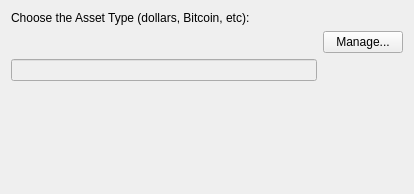
<?xml version="1.0" encoding="UTF-8"?>
<ui version="4.0">
 <class>MTPageAcct_Asset</class>
 <widget class="QWizardPage" name="MTPageAcct_Asset">
  <property name="geometry">
   <rect>
    <x>0</x>
    <y>0</y>
    <width>414</width>
    <height>194</height>
   </rect>
  </property>
  <property name="windowTitle">
   <string>WizardPage</string>
  </property>
  <layout class="QGridLayout" name="gridLayout">
   <item row="3" column="0">
    <spacer name="verticalSpacer">
     <property name="orientation">
      <enum>Qt::Vertical</enum>
     </property>
     <property name="sizeHint" stdset="0">
      <size>
       <width>20</width>
       <height>40</height>
      </size>
     </property>
    </spacer>
   </item>
   <item row="0" column="0">
    <widget class="QLabel" name="label">
     <property name="text">
      <string>Choose the Asset Type (dollars, Bitcoin, etc):</string>
     </property>
    </widget>
   </item>
   <item row="1" column="0">
    <widget class="QPushButton" name="pushButtonSelect">
     <property name="text">
      <string/>
     </property>
     <property name="flat">
      <bool>true</bool>
     </property>
    </widget>
   </item>
   <item row="1" column="1">
    <widget class="QPushButton" name="pushButtonManage">
     <property name="maximumSize">
      <size>
       <width>100</width>
       <height>16777215</height>
      </size>
     </property>
     <property name="text">
      <string>Manage...</string>
     </property>
    </widget>
   </item>
   <item row="2" column="0">
    <widget class="QLineEdit" name="lineEditID">
     <property name="enabled">
      <bool>false</bool>
     </property>
    </widget>
   </item>
  </layout>
 </widget>
 <resources/>
 <connections/>
</ui>
